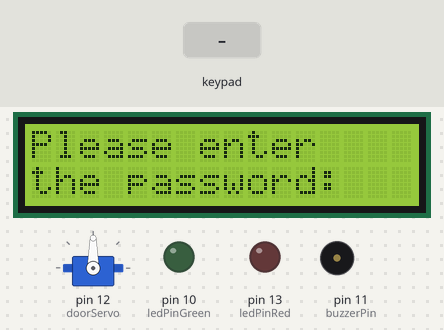
Bench run of a sketch on a simulated Arduino Uno, built with avr-gcc and run on an emulated ATmega328P. Shown: 16×2 character LCD, servo, output pins drawn as LEDs (lit = HIGH), buzzer (waves = sounding, pin HIGH). Inputs (shaded band) come from the test bench. What the sketch prints to the serial monitor is not drawn.

Above: at 0.2 s.
3.4 s: keypad keys 1 3 9 7 2 2 2 2 pressed 0.4 s apart
At 5.2 s:
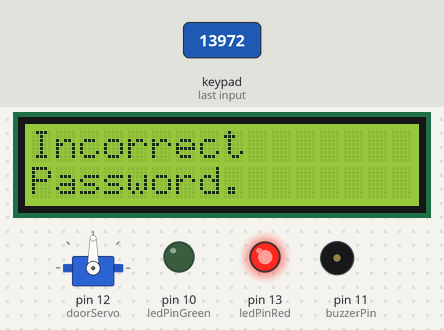
8.1 s: key '4' pressed
At 9.2 s:
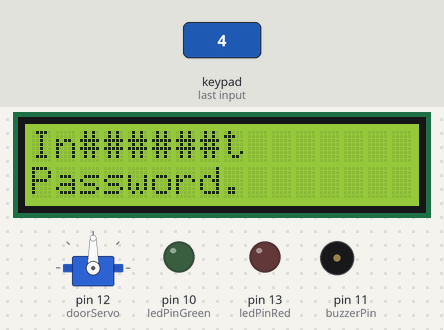
10.1 s: keypad keys 1 3 9 7 2 2 2 2 # pressed 0.4 s apart
At 15.9 s:
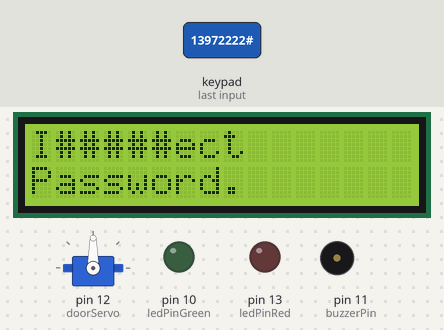
16.1 s: keypad keys 1 3 9 7 2 2 2 2 * pressed 0.4 s apart
At 21.9 s:
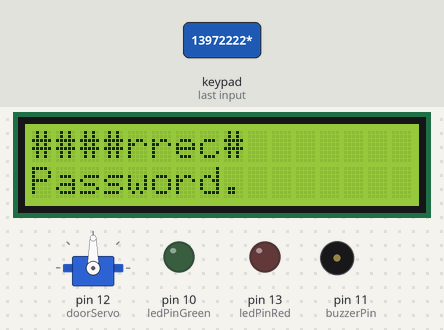
22.1 s: key '5' pressed
At 23.2 s:
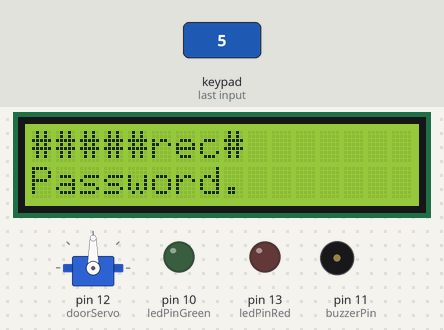
23.6 s: key '6' pressed
At 24.4 s:
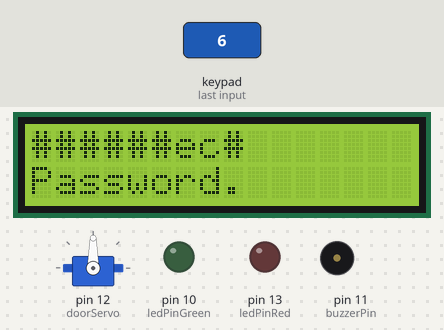
Timing chart, 0 to 26.1 s (numbered marks = the images above; inputs shaded):
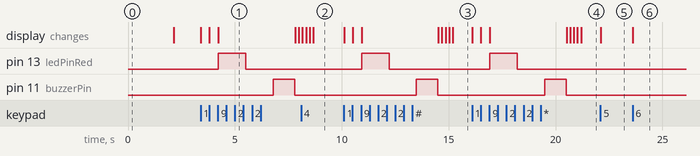

Measured:
- after the input at 3.4 s, pin 13 (ledPinRed): LOW → HIGH after 0.83 s, → LOW 1.3 s later; pin 11 (buzzerPin): LOW → HIGH after 3.4 s, → LOW 1.0 s later; the display: first changes at once (image 1 shows a later state)
- after the input at 8.1 s, the display: first differs from a run without the input after 0.57 s (image 2)
- after the input at 10.1 s, pin 13 (ledPinRed): LOW → HIGH after 0.83 s, → LOW 1.3 s later; pin 11 (buzzerPin): LOW → HIGH after 3.4 s, → LOW 1.0 s later; the display: first changes at once (image 3 shows a later state)
- after the input at 16.1 s, pin 13 (ledPinRed): LOW → HIGH after 0.83 s, → LOW 1.3 s later; pin 11 (buzzerPin): LOW → HIGH after 3.4 s, → LOW 1.0 s later; the display: first changes at once (image 4 shows a later state)
- after the input at 22.1 s, the display: changes at once (image 5)
- after the input at 23.6 s, the display: changes at once (image 6)

The sketch:

Door_Unlock_Using_Password.ino
```cpp
#include <Keypad.h> // Include Keypad library
#include <Wire.h>  // Include Arduino Wire library for I2C
#include <LiquidCrystal_I2C.h> // Include LCD display library for I2C
#include <Servo.h> // Include servo library

LiquidCrystal_I2C lcd(32, 16, 2);

const byte ROWS = 4;
const byte COLS = 3;

const int passlen = 8; // Length of password + 1 for null character
const char password[] = "74321658";
const int enterKey = 9;

int ledBrightness = 255;

// Array to represent keys on keypad
char hexaKeys[ROWS][COLS] = {
  {'1', '2', '3'},
  {'4', '5', '6'},
  {'7', '8', '9'},
  {'*', '0', '#'}
};

// Connections to Arduino
byte rowPins[ROWS] = {9, 8, 7, 6};
byte colPins[COLS] = {5, 4, 3};

// Create keypad object
Keypad customKeypad = Keypad(makeKeymap(hexaKeys), rowPins, colPins, ROWS, COLS);

// Create servo object
Servo doorServo;

// Create LED and Buzzer pins
const int ledPinGreen = 10;
const int ledPinRed = 13;
const int buzzerPin = 11;

void setup()
{
  // Setup LCD with backlight and init
  lcd.begin(16,2);
  lcd.init();
  lcd.backlight();
  Serial.begin(9600);
  lcd.print("Please enter");
  lcd.setCursor(0, 1);
  lcd.print("the password:");

  doorServo.attach(12); // Attach servo to pin 12

  pinMode(ledPinGreen, OUTPUT);
  pinMode(ledPinRed, OUTPUT);
  pinMode(buzzerPin, OUTPUT);
  delay(2000);
  lcd.clear();
}

void loop()
{
  char passwordEntered[passlen + 1] = "";
  int passIndex = 0;
  while (passIndex <= passlen)
  {
    // Get key value if pressed
    char customKey = customKeypad.getKey();
    if (customKey != NO_KEY)
    {
      if (customKey == '9')
      {
       if ((strcmp(passwordEntered, password)) == 0)
  		{
  			  // Password is correct
  			 lcd.clear();
   			 lcd.print("Door Unlocked.");
   			 unlockDoor();
         	 break;
		  }
         else
  			{
   			 // Password is incorrect
   			 lcd.clear();
    		 lcd.print("Incorrect ");
  			 lcd.setCursor(0, 1);
    		 lcd.print("Password. ");
    		 incorrectPassword();
		    }
      }
      else if ((customKey >= '1') && (customKey <= '8'))
      {
        // Clear LCD display and print character
        lcd.setCursor(passIndex, 0);
        lcd.print("#");
        Serial.println(customKey);
        passwordEntered[passIndex] = customKey;
        passIndex++;
      }
    }
  }
  passwordEntered[passIndex] = '\0'; // Null-terminate the passwordEntered string

}

void unlockDoor()
{
  // Turn on green LED
  analogWrite(ledPinGreen, ledBrightness);
  // Unlock the door
  doorServo.write(0); // Assuming 0 degrees is unlocked position
  delay(2000); // Keep the door unlocked for 2 seconds
  // Turn off green LED
  analogWrite(ledPinGreen, 0);
  // Lock the door
  doorServo.write(90); // Assuming 90 degrees is locked position
}

void incorrectPassword()
{
   analogWrite(ledPinRed, ledBrightness);
  // Gradually fade the LED brightness from full to zero
  for (int brightness = ledBrightness; brightness >= 0; brightness--)
  {
    analogWrite(ledPinRed, brightness);
    delay(10);
  }
  // Sound the buzzer for 1 second
  digitalWrite(buzzerPin, HIGH);
  delay(1000);
  digitalWrite(buzzerPin, LOW);
}
```
